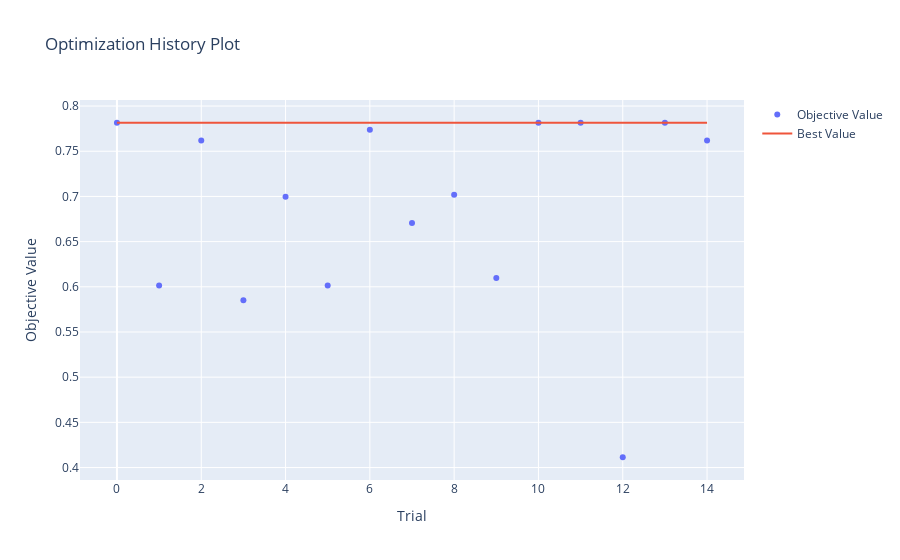

Source (notebook cell):
### Code cell
optuna.visualization.plot_optimization_history(study_agglomerative)

### Figure 1 — Plotly figure (JSON) as saved in the notebook; plotly's stock layout.template omitted (floating-point values rounded to 4 significant figures)
{"data": [{"mode": "markers", "name": "Objective Value", "type": "scatter", "x": [0, 1, 2, 3, 4, 5, 6, 7, 8, 9, 10, 11, 12, 13, 14], "y": [0.7815, 0.6014, 0.7619, 0.585, 0.6997, 0.6014, 0.7739, 0.6707, 0.7019, 0.6098, 0.7815, 0.7815, 0.4114, 0.7815, 0.7619]}, {"mode": "lines", "name": "Best Value", "type": "scatter", "x": [0, 1, 2, 3, 4, 5, 6, 7, 8, 9, 10, 11, 12, 13, 14], "y": [0.7815, 0.7815, 0.7815, 0.7815, 0.7815, 0.7815, 0.7815, 0.7815, 0.7815, 0.7815, 0.7815, 0.7815, 0.7815, 0.7815, 0.7815]}, {"marker": {"color": "#cccccc"}, "mode": "markers", "name": "Infeasible Trial", "showlegend": false, "type": "scatter", "x": [], "y": []}], "layout": {"title": {"text": "Optimization History Plot"}, "xaxis": {"title": {"text": "Trial"}}, "yaxis": {"title": {"text": "Objective Value"}}}}
